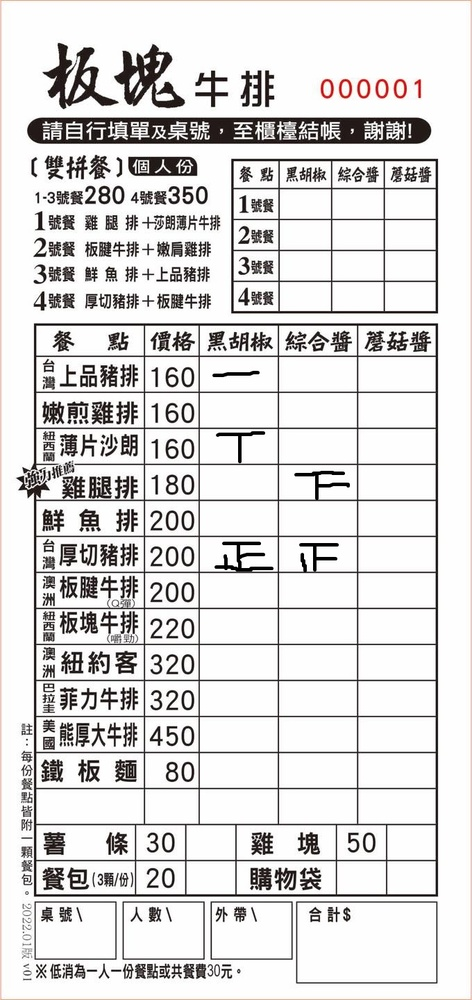
#> input picture final/final_project/photo/test_2.jpg, 472 x 1000 px, shrunk from 680 x 1440 before the run
$ python threshold.py
#> lines starting #> are read from the running program, lines starting #| are printed output that depends on the picture; after the words box and inside, x2 and y2 are one past the last pixel; in counts of white or black regions, pixels touching at a corner belong together
import numpy as np

def threshold(image, thresh, maxval):
    """
    模擬 cv2.threshold 的二值化功能
    :param image: numpy array, 灰階圖像
    :param thresh: int, 閾值
    :param maxval: int, 設定的最大值
    :return: numpy array, 二值化後的圖像
    """
    # 檢查輸入是否為灰階圖像
    if len(image.shape) != 2:
        raise ValueError("輸入圖像必須為灰階圖像")

    # 創建二值化結果陣列
    binary_image = np.zeros_like(image, dtype=np.uint8)

    # 運用條件設置像素值
    binary_image[image > thresh] = maxval

    return binary_image

# 測試
if __name__ == "__main__":
    import cv2
    # 讀取圖像並轉為灰階
    gray = cv2.imread('./photo/test_2.jpg', cv2.IMREAD_GRAYSCALE)
#> gray: shape (1000, 472); min 0, max 255, mean 219

    # 自製二值化函數
    binary = threshold(gray, 127, 255)
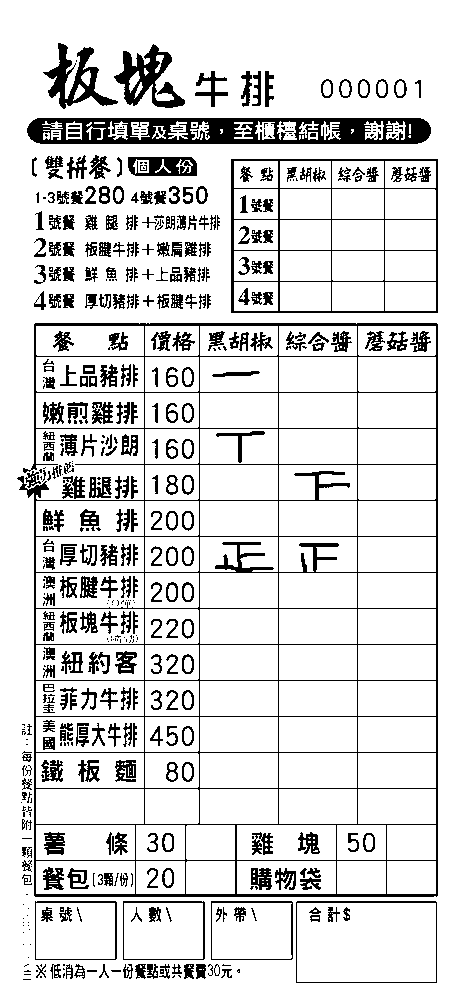
#> binary: shape (1000, 472); 86.2% white; 546 black regions (208 under 20 px), largest, box (x1, y1, x2, y2) and area: (17, 323, 438, 897) 14549, (27, 118, 431, 144) 7006, (231, 159, 438, 313) 2973

    # 顯示結果
    cv2.imwrite("./photo/Binary.jpg", binary)

$ run again, with final/final_project/photo/four.jpg copied over final/final_project/photo/test_2.jpg
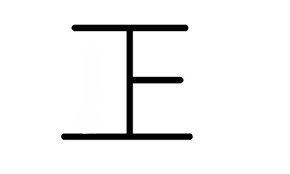
#> input picture final/final_project/photo/four.jpg, 290 x 174 px
#> gray is the input picture: shape (174, 290); min 0, max 255, mean 242.2
#> `binary = threshold(gray, 127, 255)`:
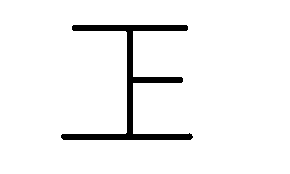
#> binary: shape (174, 290); 95.3% white; 1 black region, box (x1, y1, x2, y2) and area: (61, 25, 193, 140) 2394

$ run again, with final/final_project/photo/images.jpg copied over final/final_project/photo/test_2.jpg
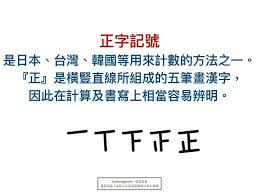
#> input picture final/final_project/photo/images.jpg, 259 x 194 px
#> `gray = cv2.imread('./photo/test_2.jpg', cv2.IMREAD_GRAYSCALE)`:
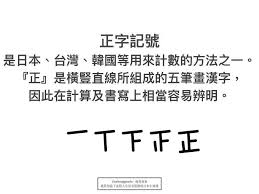
#> gray: shape (194, 259); min 0, max 255, mean 237.7
#> `binary = threshold(gray, 127, 255)`:
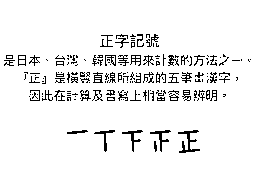
#> binary: shape (194, 259); 94.1% white; black in thin lines or dots, all inside (x1, y1, x2, y2) = (4, 34, 251, 153)

$ run again, with final/final_project/photo/test.jpg copied over final/final_project/photo/test_2.jpg
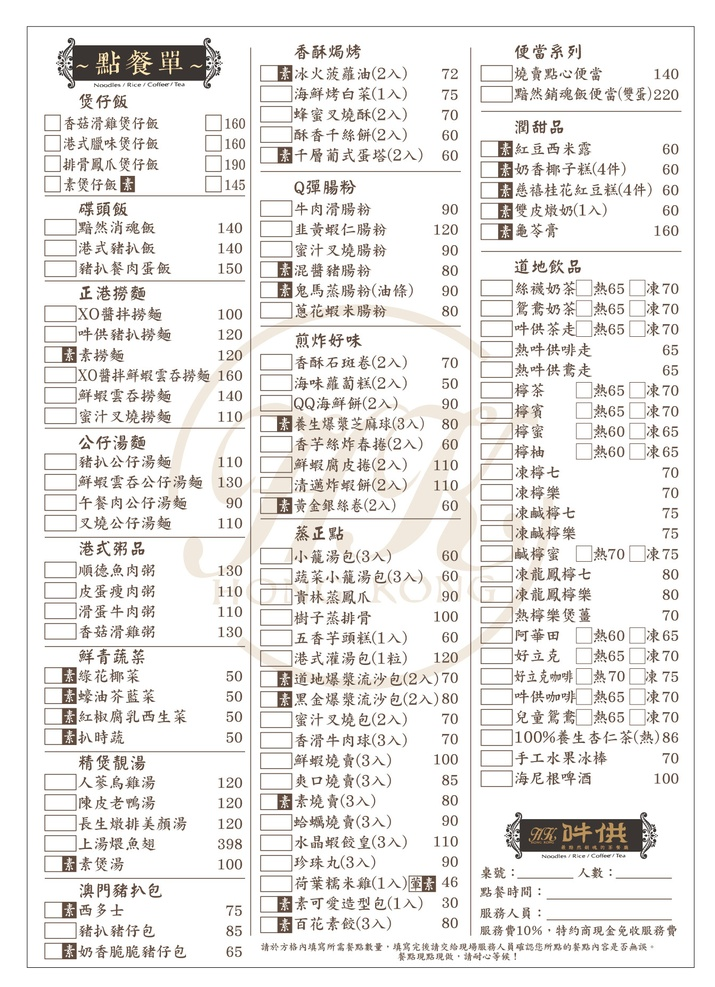
#> input picture final/final_project/photo/test.jpg, 715 x 987 px, shrunk from 1342 x 1852 before the run
#> `binary = threshold(gray, 127, 255)`:
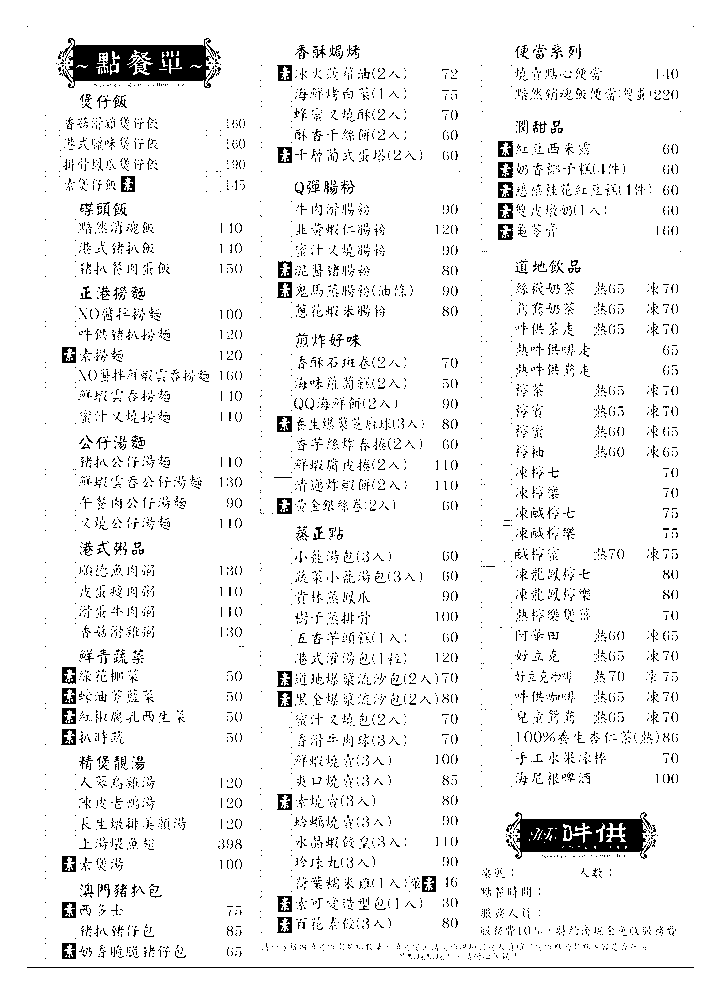
#> binary: shape (987, 715); 94.1% white; 5853 black regions (5650 under 20 px), largest, box (x1, y1, x2, y2) and area: (58, 38, 219, 88) 4405, (508, 812, 652, 859) 3722, (27, 967, 694, 968) 667
